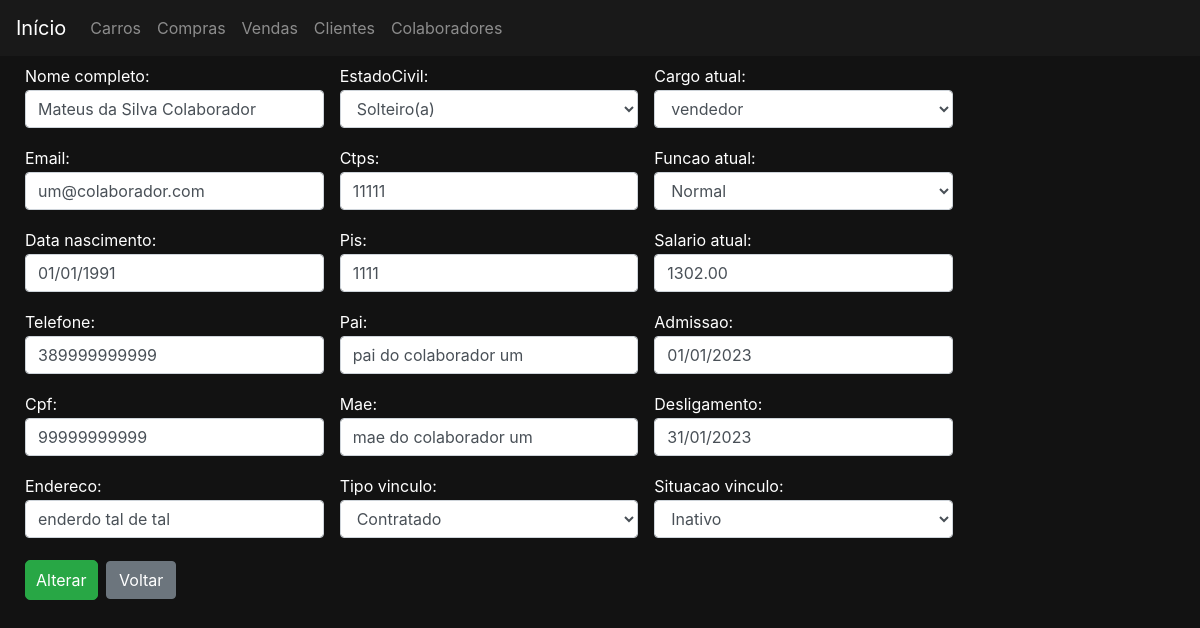
Page /colaboradores/1/editar on the earlier database version.
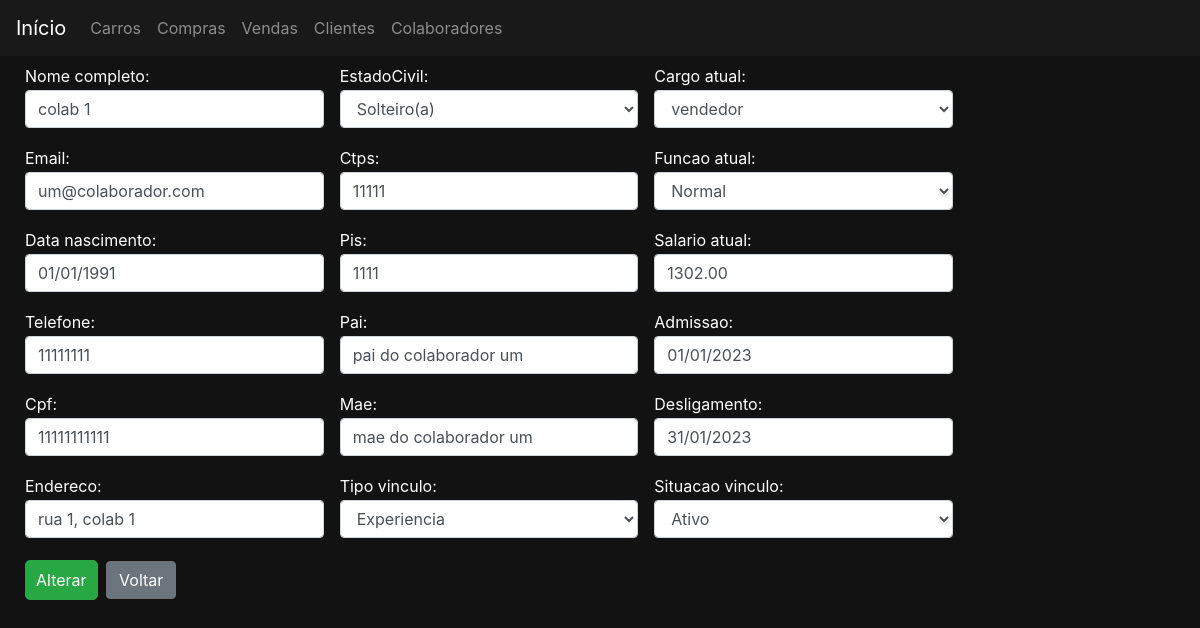
Same page on the later database version.
### colaboradores/models.py (models this page shows)
class Colaborador(Pessoa):
    class Meta:
        verbose_name_plural = 'Colaboradores'
        permissions = (
            ('permissao_gerente', 'permissao gerente'),
            ('permissao_supervisor', 'permissao supervisor'),
            ('permissao_vendedor', 'permissao vendedor'),
            ('permissao_funcionario', 'permissao todos funcionarios'),
        )
    situacaoVinculoChoices = (
        ('A','Ativo'),
        ('I','Inativo'),
    )
    cargoAtualChoices = (
        ('V','vendedor'),
        ('S','supervisor'),
        ('G','gerente'),
    )
    funcaoAtualChoices = (
        ('N','Normal'),
        ('C','Comissionada'),
    )
    tipoVinculoChoices = (
        ('E','Experiencia'),
        ('C','Contratado'),
    )
    ctps = models.IntegerField()
    pis = models.IntegerField()
    nomePai = models.CharField(max_length=50, verbose_name='Pai')
    nomeMae = models.CharField(max_length=50, verbose_name='Mae')
    tipoVinculo = models.CharField(max_length=1, choices=tipoVinculoChoices, verbose_name='Tipo vinculo')
    cargoAtual = models.CharField(max_length=1, choices=cargoAtualChoices, verbose_name='Cargo atual')
    funcaoAtual = models.CharField(max_length=1, choices=funcaoAtualChoices, verbose_name='Funcao atual')
    salarioAtual = models.DecimalField(max_digits=15, decimal_places=2, verbose_name='Salario atual')
    dataAdmissao = models.DateField( verbose_name='Admissao')
    dataDesligamento = models.DateField(null=True, verbose_name='Desligamento')
    situacaoVinculo = models.CharField(max_length=1, choices=situacaoVinculoChoices, verbose_name='Situacao  vinculo')

### colaboradores/views.py (the view, shortened to what this page needs)
# urls.py: path('<int:pk>/editar', views.ColaboradorEditar.as_view(), name='editar'),
class ColaboradorEditar(UpdateView,LoginRequiredMixin):
    model = Colaborador
    form_class = ColaboradorModelForm
    template_name = 'colaboradores/colaboradorForm.html'
    permission_required = 'clientes.permissao_gerente'
    success_url = reverse_lazy('colaboradores:listar')
    def get_context_data(self):
        context = super().get_context_data()
        context['botaoNome'] = 'Alterar'
        return context

### colaboradores/forms.py
class ColaboradorModelForm(forms.ModelForm):
    class Meta:
        model = Colaborador
        fields = '__all__'
    def __init__(self, *args, **kwargs):
        super().__init__(*args, **kwargs)
        for field in self.fields:
            self.fields[field].widget.attrs.update({'class': 'form-control'})
            self.fields['dataDesligamento'].widget.attrs.update({'placeholder':'( opcional )'})

### colaboradores/templates/colaboradores/colaboradorForm.html
{% extends 'base.html' %}
{% block 'body' %}
    <div class="container" >
        <div class="row">
            <div class="col-md-12">
                <form action="" method="POST">{% csrf_token %}
                    <div class="colunasTres">
                        {{form.as_p}}
                    </div>
                    <input type="submit" class="btn btn-success botao" value="{{botaoNome}}">
                    <a href="javascript:history.back()" class="btn btn-secondary">Voltar</a>
                </form>
            </div>
        </div>
    </div>
{% endblock 'body' %}

Differences in the rows shown:
changed Colaborador "um@colaborador.com": nomeCompleto "Mateus da Silva Colaborador" → "colab 1"; telefone "389999999999" → "11111111"; cpf "99999999999" → "11111111111"; endereco "enderdo tal de tal" → "rua 1, colab 1"; tipoVinculo "Contratado" → "Experiencia"; situacaoVinculo "Inativo" → "Ativo"
